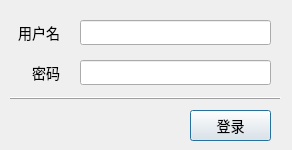
<?xml version="1.0" encoding="UTF-8"?>
<ui version="4.0">
 <class>LoginDatabaseDlg</class>
 <widget class="QDialog" name="LoginDatabaseDlg">
  <property name="geometry">
   <rect>
    <x>0</x>
    <y>0</y>
    <width>292</width>
    <height>150</height>
   </rect>
  </property>
  <property name="windowTitle">
   <string>连接 SQL Server 数据库</string>
  </property>
  <property name="styleSheet">
   <string notr="true">QWidget
{
	font-size:14px;
	font-family:&quot;Microsoft Yahei&quot;;
}</string>
  </property>
  <widget class="QLineEdit" name="edtUserName">
   <property name="geometry">
    <rect>
     <x>80</x>
     <y>20</y>
     <width>191</width>
     <height>25</height>
    </rect>
   </property>
   <property name="placeholderText">
    <string/>
   </property>
  </widget>
  <widget class="QLineEdit" name="edtPassword">
   <property name="geometry">
    <rect>
     <x>80</x>
     <y>60</y>
     <width>191</width>
     <height>25</height>
    </rect>
   </property>
   <property name="echoMode">
    <enum>QLineEdit::Password</enum>
   </property>
   <property name="placeholderText">
    <string/>
   </property>
  </widget>
  <widget class="QPushButton" name="btnLogin">
   <property name="geometry">
    <rect>
     <x>190</x>
     <y>110</y>
     <width>81</width>
     <height>31</height>
    </rect>
   </property>
   <property name="text">
    <string>登录</string>
   </property>
  </widget>
  <widget class="QLabel" name="label">
   <property name="geometry">
    <rect>
     <x>10</x>
     <y>20</y>
     <width>50</width>
     <height>25</height>
    </rect>
   </property>
   <property name="styleSheet">
    <string notr="true"/>
   </property>
   <property name="text">
    <string>用户名</string>
   </property>
   <property name="alignment">
    <set>Qt::AlignRight|Qt::AlignTrailing|Qt::AlignVCenter</set>
   </property>
  </widget>
  <widget class="QLabel" name="label_2">
   <property name="geometry">
    <rect>
     <x>10</x>
     <y>60</y>
     <width>50</width>
     <height>25</height>
    </rect>
   </property>
   <property name="styleSheet">
    <string notr="true"/>
   </property>
   <property name="text">
    <string>密码</string>
   </property>
   <property name="alignment">
    <set>Qt::AlignRight|Qt::AlignTrailing|Qt::AlignVCenter</set>
   </property>
  </widget>
  <widget class="QFrame" name="frame">
   <property name="geometry">
    <rect>
     <x>10</x>
     <y>90</y>
     <width>271</width>
     <height>16</height>
    </rect>
   </property>
   <property name="frameShape">
    <enum>QFrame::HLine</enum>
   </property>
   <property name="frameShadow">
    <enum>QFrame::Raised</enum>
   </property>
  </widget>
 </widget>
 <layoutdefault spacing="6" margin="11"/>
 <resources/>
 <connections/>
</ui>
